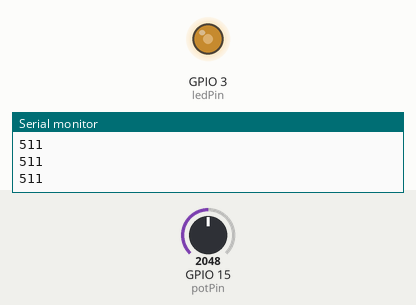
Recording of a sketch running on a simulated ESP32. Shown: output pins drawn as LEDs (lit = HIGH), the last lines printed to the serial monitor. Inputs (shaded band) come from the test bench; at power-on: GPIO 15 (potPin) = 2048.

Above: at 1.2 s.
1.3 s: GPIO 15 (potPin) set to 2866
At 2.6 s:
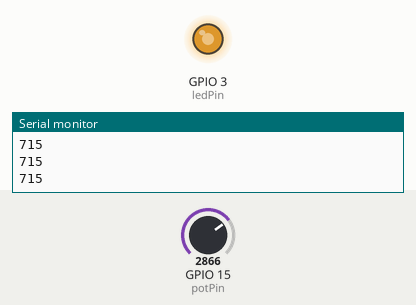
2.9 s: GPIO 15 (potPin) set to 3603
At 3.8 s:
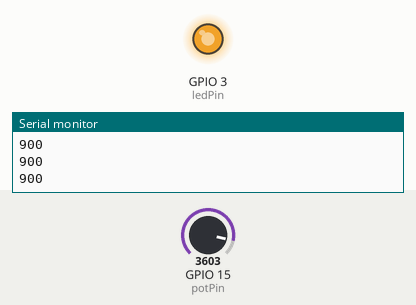
4.5 s: GPIO 15 (potPin) set to 491
At 5.0 s:
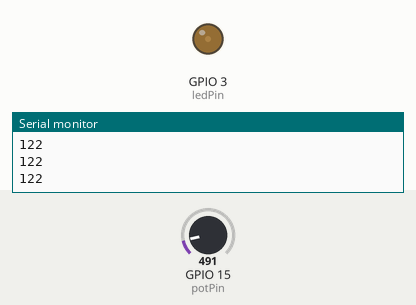
Timing chart, 0 to 7.5 s (numbered marks = the images above; inputs shaded):
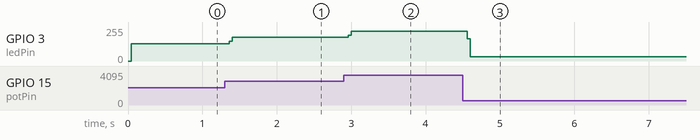

Measured:
- after the input at 1.3 s, GPIO 3 (ledPin): 128/255 → 178/255 after 0.06 s
- after the input at 2.9 s, GPIO 3 (ledPin): 178/255 → 223/255 after 0.06 s
- after the input at 4.5 s, GPIO 3 (ledPin): 223/255 → 31/255 after 0.06 s

The sketch:

Reading_Potentiometer_ESP32.ino
```cpp
const int potPin = 15;
const int ledPin = 3;

void setup() {
   pinMode(ledPin, OUTPUT);
   Serial.begin(115200);
}

void loop() {
  int potValue = analogRead(potPin);
  int brightness = map(potValue, 0, 4095, 0, 1023);

  for ( int i = 0; i < 50; i++) {
    digitalWrite(ledPin, HIGH);
    delayMicroseconds(brightness);
    digitalWrite(ledPin, LOW);
    delayMicroseconds(1023 - brightness);
  }

  Serial.println(brightness);
}
```
